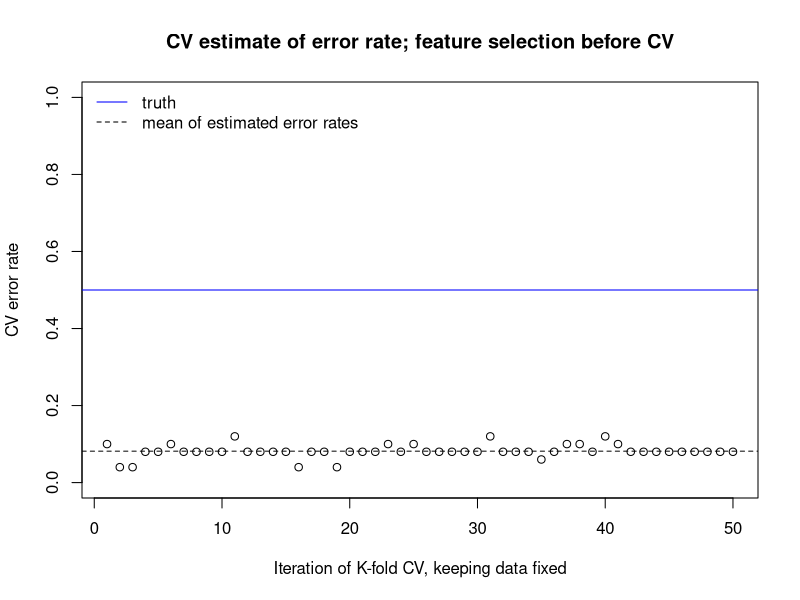

Recreate this plot in R. (Note: a time limit stopped this script after it produced the figure.)
# Cross-validation:

# Package for knn classification:
library(class)

# Some new commands we will use:
?order
order(c(3,6,2,8,4,9,1),decreasing=T)
order(c(3,6,2,8,4,9,1),decreasing=F)

?cut
(folds <- cut(c(1:25),breaks=6,labels=FALSE))

?which
which(folds==2)


# Select variables with highest marginal correlations. 
# Inputs: 
#   x: predictors
#   y: dependent variable
#   q: nr of variables to be selected
# Outputs:
#   indices of q columns of x with highest marginal correlation with y
select.x <- function(x,y,q){
  # some simple checks on input values:
  stopifnot(is.matrix(x), nrow(x)==length(y), q>=1, q<=ncol(x))

  # compute cor(x[,i],y) for i=1,..,p:
  cor.vec <- apply(x,2,cor,y=y)
  
  # determine indices of variables, so that the absolute value of 
  #   their correlation with y is sorted in decreasing order: 
  ind <- order(abs(cor.vec), decreasing=TRUE)

  # return indices of q variables with largest absolute correlation
  return(ind[1:q])
}

# Conduct K-fold cross-validation for 1 NN classifier.
# Inputs:
#   x: predictors
#   y: dependent variable 
#   K: nr of folds in cross-validation
#   preselect: boolean indicating whether pre-selection should be 
#              conducted *within* cross validation. Defaults to FALSE.
#   q: nr of variables to be pre-selected. Defaults to 10. 
# Outputs:
#   error rate.
cv.knn1 <- function(x,y,K,preselect=FALSE,q=10){
  # quick checks of input:
  stopifnot(is.matrix(x), nrow(x)==length(y), 1<=K, K<=nrow(x),
            q>=1, q<=ncol(x))

  # randomly shuffle the rows:
  n <- length(y)
  ind.x <- sample(c(1:n), replace=FALSE)
  x <- x[ind.x,]
  y <- y[ind.x]
  
  # create K (roughly) equally sized folds:
  folds <- cut(seq(1,n),breaks=K,labels=FALSE)
  
  # perform K fold cross validation:
  error <- integer(K)
  for(i in 1:K){
    # Segment data by fold using the which() function 
    ind.test <- which(folds==i)
    x.test <- x[ind.test,]
    y.test <- y[ind.test]
    x.train <- x[-ind.test,]
    y.train <- y[-ind.test]
    
    # if preselect==TRUE, conduct selection of x variables inside CV
    if (preselect==TRUE){
      ind.x <- select.x(x.train, y.train, q)
      x.train <- x.train[,ind.x]
      x.test <- x.test[,ind.x]
    }
    
    y.pred <- knn1(x.train, x.test, y.train)  
    error[i] <- sum(y.pred != y.test)
  }
  return(sum(error/n))
}

### 

set.seed(123)

n <- 50       # sample size
p <- 5000     # nr of predictors
q <- 20       # nr of pre-selected predictors
K <- 10       # nr of folds in cross validation
nr.cv <- 50   # nr of K-fold cross validations that are performed
              #   we do this to see how much the results depend 
              #   on the way in which the folds were chosen
nsim <- 50    # nr of data sets that are simulated
              #   we do this to see how much the results vary over 
              #   different data sets

### Conduct cross-validation the wrong way for one data set:

# create high-dimensional data
x <- matrix(rnorm(n*p),nrow=n)
y <- c(rep(0,n/2),rep(1,n/2))
# note that x contains no information about y!

# pre-select q columns of x with strongest marginal correlation with y  
x.new <- x[,select.x(x,y,q)]

# assess performance of 1 NN classifier via K-fold cross validation.
# replicate this nr.cv times (so nr.cv times to determine the folds)
cv.wrong <- replicate(nr.cv, cv.knn1(x.new,y,K=10,preselect=FALSE))
plot(cv.wrong, ylim=c(0,1), ylab="CV error rate", 
     xlab="Iteration of K-fold CV, keeping data fixed",
     main="CV estimate of error rate; feature selection before CV")
abline(h=mean(cv.wrong),lty=2)
abline(h=0.5,col="blue")
legend("topleft",c("truth","mean of estimated error rates"),
       col=c("blue","black"),lty=c(1,2), bty="n")
# note there is small variation between the different iterations
# error rate is way too optimistic. 
# why?

# Now the correct way:
# assess performance of 1 NN classifier, using pre-selection within CV
cv.correct <- replicate(nr.cv, cv.knn1(x,y,K=10,preselect=TRUE,q=20))
plot(cv.correct, ylim=c(0,1), ylab="CV error rate", 
     xlab="Iteration of K-fold CV, keeping data fixed", 
     main="CV estimate of error rate; feature selection within CV")
abline(h=mean(cv.correct),lty=2)
abline(h=0.5,col="blue")
legend("topleft", c("truth","mean of estimated error rates"),
       col=c("blue","black"),lty=c(1,2), bty="n")
# there is more variability between the different iterations
# we are much closer to 50% than before
# but still a bit off

# average over various data sets
nsim <- 50
cv.correct2 <- numeric(nsim)
for(i in 1:nsim){
  x <- matrix(rnorm(n*p),nrow=n)
  y <- c(rep(0,n/2),rep(1,n/2))
  cv.correct2[i] <- cv.knn1(x,y,K=10,preselect=TRUE,q=20)
}
plot(cv.correct2, ylim=c(0,1), ylab="CV error rate", 
     xlab="Iteration of simulation (generating new training data)", 
     main="CV estimate of error rate; feature selection within CV")
abline(h=mean(cv.correct2),lty=2)
abline(h=0.5,col="blue")
legend("topleft",c("truth","mean of estimated error rates"),
       col=c("blue","black"),lty=c(1,2), bty="n")
# note large variability
# but this seems indeed an unbiased estimate of the expected test error rate
